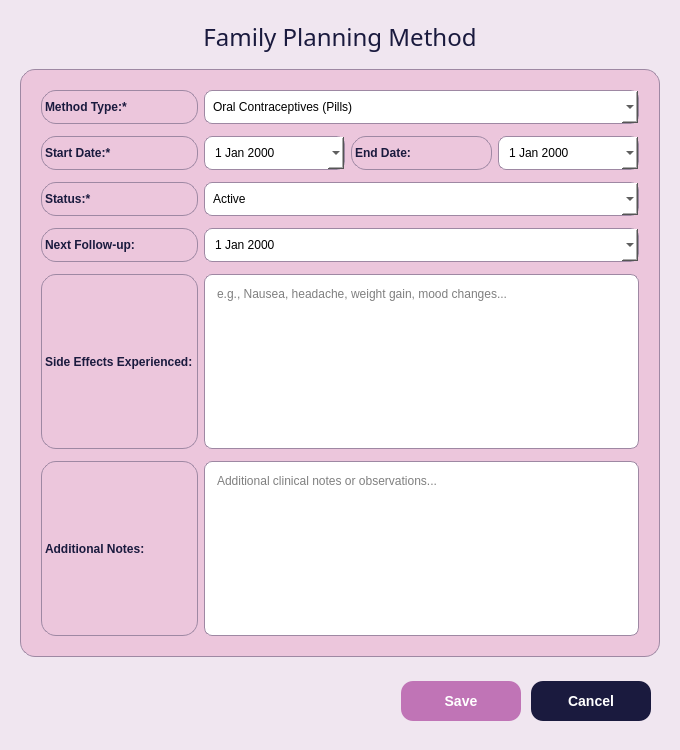
<?xml version="1.0" encoding="UTF-8"?>
<ui version="4.0">
 <class>FamilyPlanningDialog</class>
 <widget class="QDialog" name="FamilyPlanningDialog">
  <property name="geometry">
   <rect>
    <x>0</x>
    <y>0</y>
    <width>680</width>
    <height>750</height>
   </rect>
  </property>
  <property name="windowTitle">
   <string>Add/Edit Family Planning</string>
  </property>
  <property name="styleSheet">
   <string notr="true">background-color: rgb(240, 230, 240);</string>
  </property>
  <layout class="QVBoxLayout" name="verticalLayout">
   <property name="spacing">
    <number>15</number>
   </property>
   <property name="leftMargin">
    <number>20</number>
   </property>
   <property name="topMargin">
    <number>20</number>
   </property>
   <property name="rightMargin">
    <number>20</number>
   </property>
   <property name="bottomMargin">
    <number>20</number>
   </property>
   <item>
    <widget class="QLabel" name="title_label">
     <property name="font">
      <font>
       <family>Arial Black</family>
       <pointsize>18</pointsize>
      </font>
     </property>
     <property name="styleSheet">
      <string notr="true">color: rgb(26, 26, 62);</string>
     </property>
     <property name="text">
      <string>Family Planning Method</string>
     </property>
     <property name="alignment">
      <set>Qt::AlignCenter</set>
     </property>
    </widget>
   </item>
   <item>
    <widget class="QFrame" name="frame">
     <property name="styleSheet">
      <string notr="true">background-color: rgb(236, 198, 220);
border-radius: 15px;
border: 1px solid rgb(158, 136, 163);</string>
     </property>
     <property name="frameShape">
      <enum>QFrame::StyledPanel</enum>
     </property>
     <property name="frameShadow">
      <enum>QFrame::Raised</enum>
     </property>
     <layout class="QGridLayout" name="gridLayout">
      <property name="leftMargin">
       <number>20</number>
      </property>
      <property name="topMargin">
       <number>20</number>
      </property>
      <property name="rightMargin">
       <number>20</number>
      </property>
      <property name="bottomMargin">
       <number>20</number>
      </property>
      <property name="verticalSpacing">
       <number>12</number>
      </property>
      <item row="5" column="0">
       <widget class="QLabel" name="label_notes">
        <property name="styleSheet">
         <string notr="true">font-weight: bold;
color: rgb(26, 26, 62);</string>
        </property>
        <property name="text">
         <string>Additional Notes:</string>
        </property>
       </widget>
      </item>
      <item row="1" column="0">
       <widget class="QLabel" name="label_start_date">
        <property name="styleSheet">
         <string notr="true">font-weight: bold;
color: rgb(26, 26, 62);</string>
        </property>
        <property name="text">
         <string>Start Date:*</string>
        </property>
       </widget>
      </item>
      <item row="0" column="1" colspan="3">
       <widget class="QComboBox" name="method_type">
        <property name="styleSheet">
         <string notr="true">background-color: white;
border-radius: 8px;
padding: 8px;
border: 1px solid rgb(158, 136, 163);</string>
        </property>
        <item>
         <property name="text">
          <string>Oral Contraceptives (Pills)</string>
         </property>
        </item>
        <item>
         <property name="text">
          <string>Injectable (Depo-Provera)</string>
         </property>
        </item>
        <item>
         <property name="text">
          <string>Intrauterine Device (IUD)</string>
         </property>
        </item>
        <item>
         <property name="text">
          <string>Implant (Implanon/Nexplanon)</string>
         </property>
        </item>
        <item>
         <property name="text">
          <string>Condoms (Male/Female)</string>
         </property>
        </item>
        <item>
         <property name="text">
          <string>Natural Family Planning</string>
         </property>
        </item>
        <item>
         <property name="text">
          <string>Sterilization (BTL/Vasectomy)</string>
         </property>
        </item>
        <item>
         <property name="text">
          <string>Vaginal Ring (NuvaRing)</string>
         </property>
        </item>
        <item>
         <property name="text">
          <string>Patch (Ortho Evra)</string>
         </property>
        </item>
       </widget>
      </item>
      <item row="0" column="0">
       <widget class="QLabel" name="label_method">
        <property name="styleSheet">
         <string notr="true">font-weight: bold;
color: rgb(26, 26, 62);</string>
        </property>
        <property name="text">
         <string>Method Type:*</string>
        </property>
       </widget>
      </item>
      <item row="1" column="1">
       <widget class="QDateEdit" name="start_date">
        <property name="styleSheet">
         <string notr="true">background-color: white;
border-radius: 8px;
padding: 8px;
border: 1px solid rgb(158, 136, 163);</string>
        </property>
        <property name="calendarPopup">
         <bool>true</bool>
        </property>
        <property name="date">
         <date>
          <year>2000</year>
          <month>1</month>
          <day>1</day>
         </date>
        </property>
       </widget>
      </item>
      <item row="5" column="1" colspan="3">
       <widget class="QTextEdit" name="notes">
        <property name="minimumSize">
         <size>
          <width>0</width>
          <height>60</height>
         </size>
        </property>
        <property name="styleSheet">
         <string notr="true">background-color: white;
border-radius: 8px;
padding: 8px;
border: 1px solid rgb(158, 136, 163);</string>
        </property>
        <property name="placeholderText">
         <string>Additional clinical notes or observations...</string>
        </property>
       </widget>
      </item>
      <item row="1" column="3">
       <widget class="QDateEdit" name="end_date">
        <property name="styleSheet">
         <string notr="true">background-color: white;
border-radius: 8px;
padding: 8px;
border: 1px solid rgb(158, 136, 163);</string>
        </property>
        <property name="specialValueText">
         <string>Not set</string>
        </property>
        <property name="calendarPopup">
         <bool>true</bool>
        </property>
       </widget>
      </item>
      <item row="4" column="1" colspan="3">
       <widget class="QTextEdit" name="side_effects">
        <property name="minimumSize">
         <size>
          <width>0</width>
          <height>60</height>
         </size>
        </property>
        <property name="styleSheet">
         <string notr="true">background-color: white;
border-radius: 8px;
padding: 8px;
border: 1px solid rgb(158, 136, 163);</string>
        </property>
        <property name="placeholderText">
         <string>e.g., Nausea, headache, weight gain, mood changes...</string>
        </property>
       </widget>
      </item>
      <item row="2" column="0">
       <widget class="QLabel" name="label_status">
        <property name="styleSheet">
         <string notr="true">font-weight: bold;
color: rgb(26, 26, 62);</string>
        </property>
        <property name="text">
         <string>Status:*</string>
        </property>
       </widget>
      </item>
      <item row="3" column="0">
       <widget class="QLabel" name="label_follow_up">
        <property name="styleSheet">
         <string notr="true">font-weight: bold;
color: rgb(26, 26, 62);</string>
        </property>
        <property name="text">
         <string>Next Follow-up:</string>
        </property>
       </widget>
      </item>
      <item row="3" column="1" colspan="3">
       <widget class="QDateEdit" name="next_follow_up">
        <property name="styleSheet">
         <string notr="true">background-color: white;
border-radius: 8px;
padding: 8px;
border: 1px solid rgb(158, 136, 163);</string>
        </property>
        <property name="specialValueText">
         <string>Not scheduled</string>
        </property>
        <property name="calendarPopup">
         <bool>true</bool>
        </property>
       </widget>
      </item>
      <item row="4" column="0">
       <widget class="QLabel" name="label_side_effects">
        <property name="styleSheet">
         <string notr="true">font-weight: bold;
color: rgb(26, 26, 62);</string>
        </property>
        <property name="text">
         <string>Side Effects Experienced:</string>
        </property>
       </widget>
      </item>
      <item row="2" column="1" colspan="3">
       <widget class="QComboBox" name="status">
        <property name="styleSheet">
         <string notr="true">background-color: white;
border-radius: 8px;
padding: 8px;
border: 1px solid rgb(158, 136, 163);</string>
        </property>
        <item>
         <property name="text">
          <string>Active</string>
         </property>
        </item>
        <item>
         <property name="text">
          <string>Discontinued</string>
         </property>
        </item>
        <item>
         <property name="text">
          <string>Completed</string>
         </property>
        </item>
        <item>
         <property name="text">
          <string>Expired</string>
         </property>
        </item>
       </widget>
      </item>
      <item row="1" column="2">
       <widget class="QLabel" name="label_end_date">
        <property name="styleSheet">
         <string notr="true">font-weight: bold;
color: rgb(26, 26, 62);</string>
        </property>
        <property name="text">
         <string>End Date:</string>
        </property>
       </widget>
      </item>
     </layout>
    </widget>
   </item>
   <item>
    <widget class="QFrame" name="button_frame">
     <property name="styleSheet">
      <string notr="true">background-color: transparent;</string>
     </property>
     <property name="frameShape">
      <enum>QFrame::NoFrame</enum>
     </property>
     <layout class="QHBoxLayout" name="horizontalLayout">
      <property name="spacing">
       <number>10</number>
      </property>
      <item>
       <spacer name="horizontalSpacer">
        <property name="orientation">
         <enum>Qt::Horizontal</enum>
        </property>
        <property name="sizeHint" stdset="0">
         <size>
          <width>40</width>
          <height>20</height>
         </size>
        </property>
       </spacer>
      </item>
      <item>
       <widget class="QPushButton" name="save_btn">
        <property name="minimumSize">
         <size>
          <width>120</width>
          <height>40</height>
         </size>
        </property>
        <property name="styleSheet">
         <string notr="true">background-color: rgb(192, 116, 182);
color: white;
border-radius: 12px;
font-weight: bold;
font-size: 14px;
border: none;</string>
        </property>
        <property name="text">
         <string>Save</string>
        </property>
       </widget>
      </item>
      <item>
       <widget class="QPushButton" name="cancel_btn">
        <property name="minimumSize">
         <size>
          <width>120</width>
          <height>40</height>
         </size>
        </property>
        <property name="styleSheet">
         <string notr="true">background-color: rgb(26, 26, 62);
color: white;
border-radius: 12px;
font-weight: bold;
font-size: 14px;
border: none;</string>
        </property>
        <property name="text">
         <string>Cancel</string>
        </property>
       </widget>
      </item>
     </layout>
    </widget>
   </item>
  </layout>
 </widget>
 <resources/>
 <connections/>
</ui>
